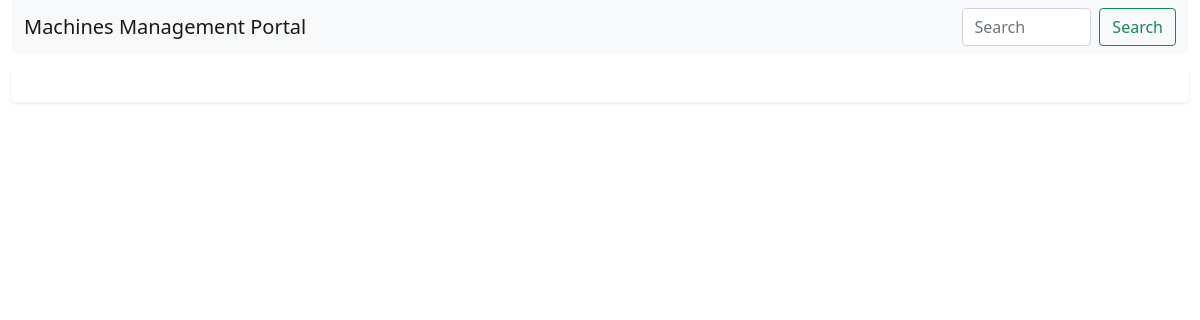
Before: /machines/ (signed in) with the older database file.
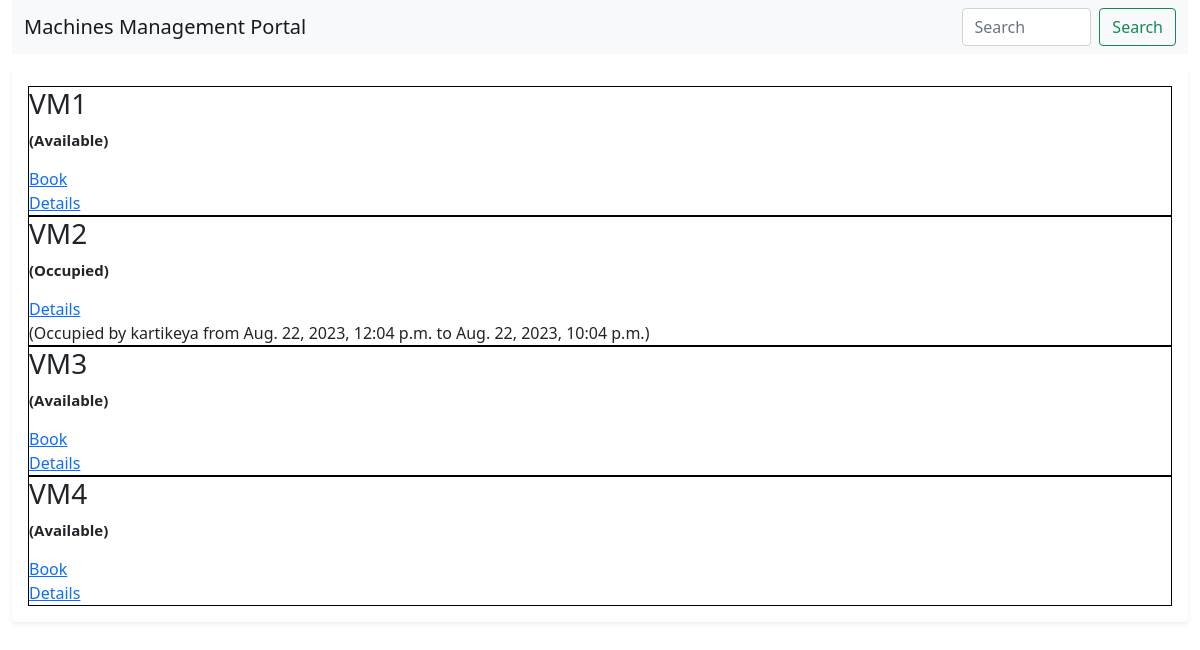
After: the same page with the newer database file.
### machines/models.py (models this page shows, shortened)
class Machine(models.Model):
    name = models.CharField(max_length=100)
    discription = models.TextField(null=True, max_length=500)
    user = models.ForeignKey(User, on_delete=models.SET_NULL, null=True, blank=True)
    start_time = models.DateTimeField(null=True, blank=True)
    end_time = models.DateTimeField(null=True, blank=True)
    timestamp = models.DateTimeField(auto_now=True)
    status = models.BooleanField(default=True)  # True for free, False for occupied
    purpose = models.TextField(blank=True)

### machines/views.py (the view)
# urls.py: path('', views.machine_list, name='machine_list'),
@login_required
def machine_list(request):
    machines = Machine.objects.all()
    return render(request, 'machines/machine_list.html', {'machines': machines})

### machines/templates/machines/machine_list.html (shortened to what this page needs)
{% load static %}
<!DOCTYPE html>
<html lang="en">
<head>
    <link href="https://cdn.jsdelivr.net/npm/bootstrap@5.0.2/dist/css/bootstrap.min.css" rel="stylesheet"
>
</head>
<body class="bg-body-tertiary">
    {% block content %}
    <div class = "container-fluid">
        <nav class="navbar navbar-expand-lg navbar-light bg-light">
            <div class="container-fluid">
              <div class = "navbar-float-left"><a class="navbar-brand" href="#">Machines Management Portal</a></div>
              <div class="navbar-float-right" id="navbarSupportedContent">
                <form class="d-flex">
                  <input class="form-control me-2" type="search" placeholder="Search" aria-label="Search">
                  <button class="btn btn-outline-success" type="submit">Search</button>
                </form>
              </div>
            </div>
        </nav>
        <main >
            <div class="my-3 p-3 bg-body rounded shadow-sm">
                {% for machine in machines %}
                    <div class = "machines_list">
                        <span class = "span_machine_name">
                            <h3>{{ machine.name }}</h3>
                        </span>
                        {% if machine.status %}
                            <p class = "availability">(Available)</p>
                            <span class = "span_machine_name">
                            <a href="{% url 'book_machine' machine.id %}">Book</a>
                            <a href="{% url 'machine_detail' machine.id %}">Details</a>
                            </span>
                        {% else %}
                            <p class = "availability">(Occupied)</p>
                            <a href="{% url 'machine_detail' machine.id %}">Details</a> </br>
                            (Occupied by {{ machine.user }} from {{ machine.start_time|date:"DATETIME_FORMAT" }} to {{ machine.end_time|date:"DATETIME_FORMAT" }})
                        {% endif %}
                    </div>
                {% endfor %}
            </div>
        </main>
</div>
    {% endblock %}
</body>
</html>

Changed rows visible on the page:
added Machine: name "VM1", status "(Available)"
added Machine: name "VM2", user "kartikeya", start_time "Aug. 22, 2023, 12:04 p.m.", end_time "Aug. 22, 2023, 10:04 p.m."
added Machine: name "VM3", status "(Available)"
added Machine: name "VM4", status "(Available)"
